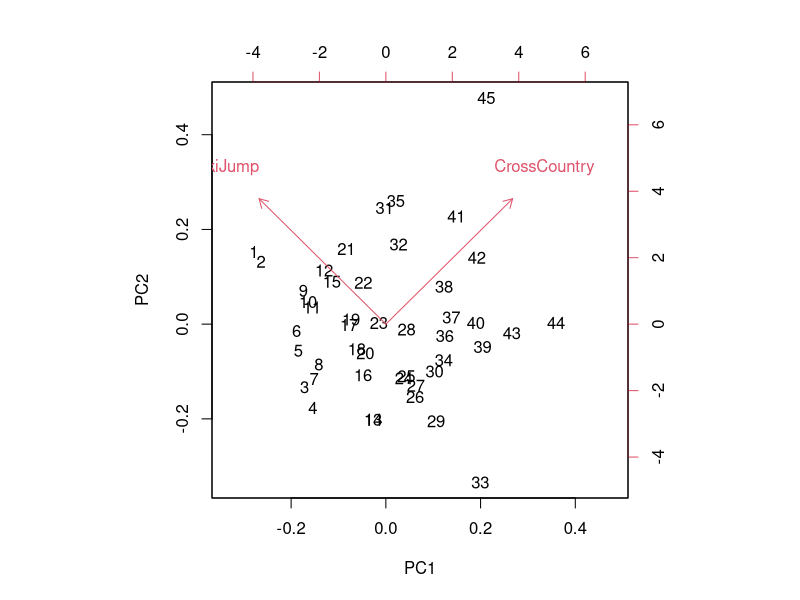
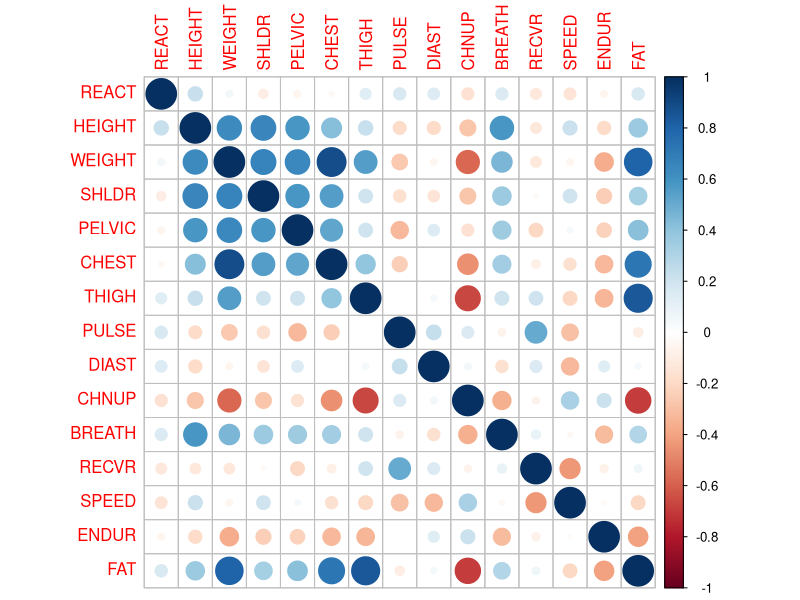

Source code (R) for these figures, in order:
## ---- chunk 1
nordic = read.table('Nordic.txt', header = TRUE)
nordic.pc = prcomp(nordic[, c(4,5)], scale = TRUE)
nordic.pc
## ---- chunk 2
scores = nordic.pc$x
nordic[rank(scores[,1])==3,]
## ---- chunk 3
biplot(nordic.pc)
## ---- chunk 4
summary(nordic.pc)
## ---- chunk 5
cor(nordic[, c(4,5)])
## ---- chunk 6
nordic.pcv = prcomp(nordic[, c(4,5)])
scores2 = nordic.pcv$x
nordic[rank(scores2[,1])==1,]
## ---- chunk 7
police = read.csv("police.csv", header=TRUE)
police.scale <- scale(police, center=TRUE, scale=TRUE)
library(corrplot)
corrplot(cor(police))
## ---- chunk 8
round(sapply(1:6, function(i) factanal(police.scale, factors=i)$PVAL), 3)
## ---- chunk 9
fa <- factanal(police.scale, factors=5)
apply(fa$loadings[,c(1,2)] > 0.5, 2, function(x) names(police)[x])
## ---- chunk 10
cor(police$DIAST, police$PULSE)
## ---- chunk 11
fa$loadings["DIAST",]
## ---- chunk 12
fa$uniquenesses
## ---- chunk 13
apply(fa$loadings[,c(1,2,3,4,5)] > 0.5, 2, function(x) names(police)[x])
## ---- chunk 14
A= matrix(c(10,3,4,10,0,-5), ncol = 2)
crossprod(A)
## ---- chunk 15
eigen(crossprod(A))
## ---- chunk 16
L = matrix(c(sqrt(205),0,0,sqrt(45)), nrow = 2)
L
## ---- chunk 17
V = eigen(crossprod(A))$vectors
U = A %*% V %*% solve(L)
U
